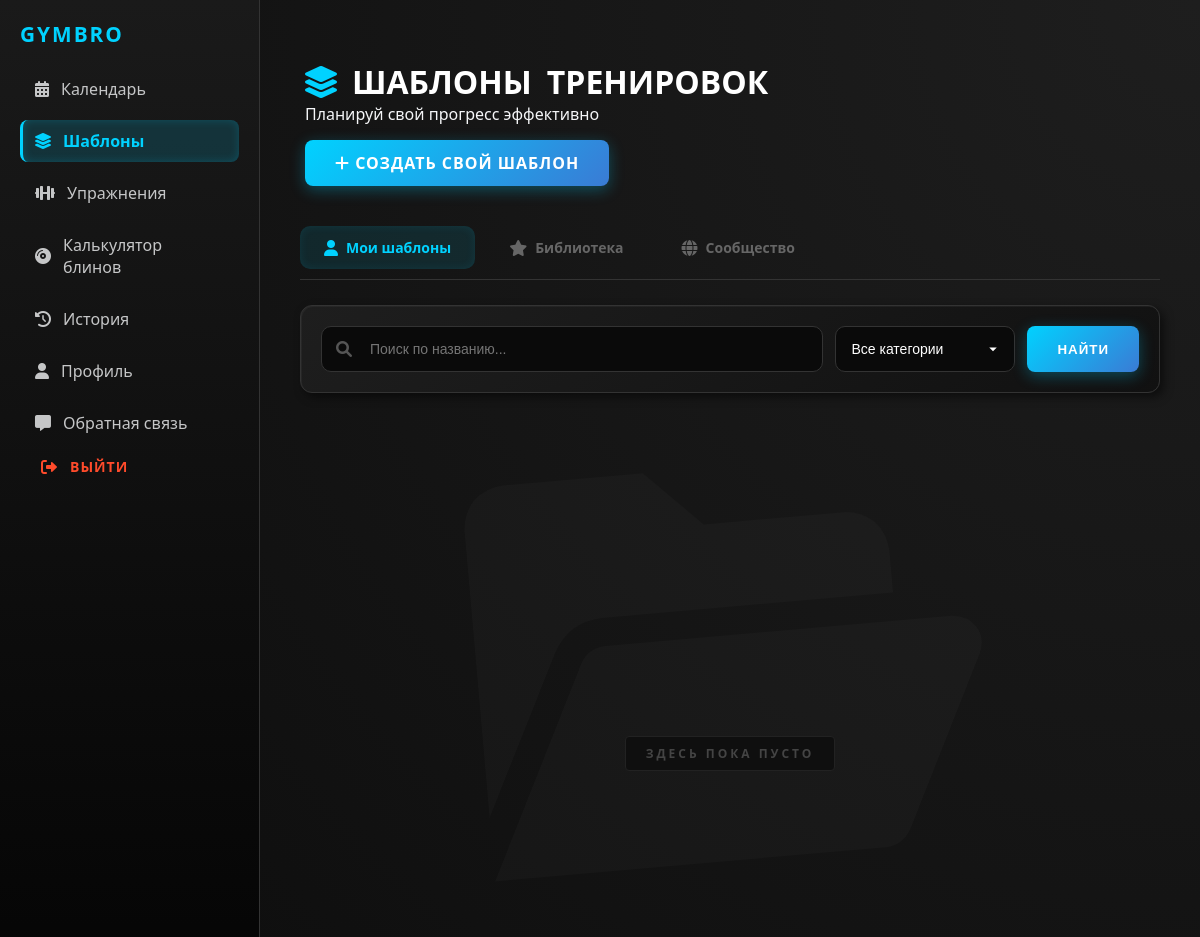
/web/templates (signed in), run on an earlier commit of the app's database.
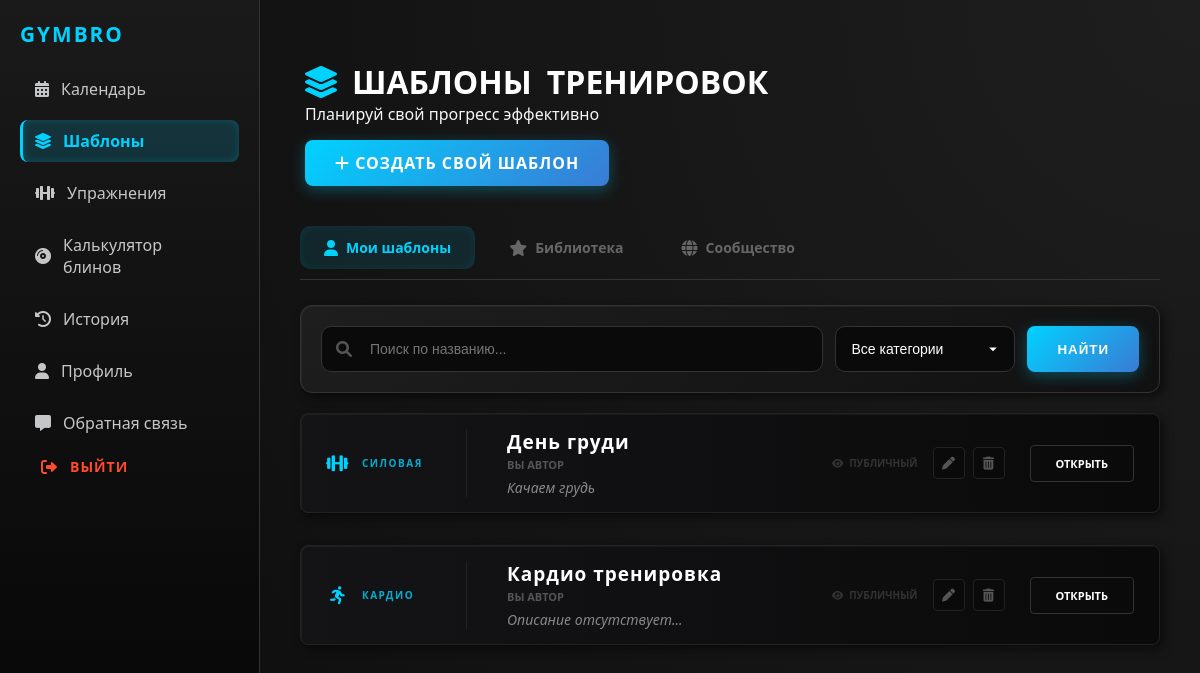
And on a later commit of the database.
### tables this page shows
CREATE TABLE workout_templates (
    id INTEGER PRIMARY KEY,
    user_id INTEGER,
    name TEXT NOT NULL,
    description TEXT,
    category TEXT,
    is_public INTEGER NOT NULL DEFAULT 0,
    FOREIGN KEY (user_id) REFERENCES users(id) ON DELETE CASCADE
);

### backend/main.py (the view)
@app.get("/web/templates", response_class=HTMLResponse, tags=["Web UI"])
async def get_templates_page(
    request: Request,
    search: str = Query(None),
    category: str = Query(None),
    view: str = Query("my")
):
    current_user_id = int(request.cookies.get("user_id", 0))
    conn = get_db_connection()
    cur = conn.cursor()
    if view == "app":
        condition = "wt.user_id = 1"
    elif view == "community":
        condition = f"wt.is_public = 1 AND wt.user_id != 1"
    else:
        condition = f"wt.user_id = {current_user_id}"
    query = f"SELECT wt.*, u.username as author_name FROM workout_templates wt LEFT JOIN users u ON wt.user_id = u.id WHERE {condition}"
    params = []
    if search:
        query += " AND LOWER(wt.name) LIKE LOWER(?)"
        params.append(f"%{search}%")
    if category and category != "Все":
        query += " AND wt.category = ?"
        params.append(category)
    cur.execute(query, params)
    templates_list = cur.fetchall()
    conn.close()
    return templates.TemplateResponse(
        request=request,
        name="templates_catalog.html",
        context={
            "templates": templates_list,
            "search_query": search,
            "selected_category": category,
            "current_view": view,
            "categories": ["Силовая", "Кардио", "Растяжка", "Йога"]
        }
    )

### frontend/templates/templates_catalog.html (shortened to what this page needs)
{% extends "base.html" %}
{% block content %}
<div class="catalog-header-box">
    <div class="title-section">
        <h1><i class="fas fa-layer-group"></i> ШАБЛОНЫ <span>ТРЕНИРОВОК</span></h1>
        <p class="subtitle">Планируй свой прогресс эффективно</p>
    </div>
    <a href="/web/templates/create" class="btn-jump create-template-btn">
        <i class="fas fa-plus"></i> Создать свой шаблон
    </a>
</div>
<div class="templates-tabs">
    <a href="/web/templates?view=my" class="tab-item {% if current_view == 'my' %}active{% endif %}">
        <i class="fas fa-user"></i> Мои шаблоны
    </a>
    <a href="/web/templates?view=app" class="tab-item {% if current_view == 'app' %}active{% endif %}">
        <i class="fas fa-star"></i> Библиотека
    </a>
    <a href="/web/templates?view=community" class="tab-item {% if current_view == 'community' %}active{% endif %}">
        <i class="fas fa-globe"></i> Сообщество
    </a>
</div>
<div class="search-section card-metallic">
    <form action="/web/templates" method="get" class="search-form-group">
        <div class="search-input-container">
            <i class="fas fa-search search-icon"></i>
            <input type="text" name="search" class="search-input" placeholder="Поиск по названию..." value="{{ search_query or '' }}">
        </div>
        <select name="category" class="category-select-styled">
            <option value="Все">Все категории</option>
        </select>
        <button type="submit" class="btn-jump">Найти</button>
    </form>
</div>
<div class="templates-grid">
    {% for t in templates %}
    <div class="template-card card-metallic">
        <div class="template-badge">
            {% if t.category == 'Силовая' %}
                <i class="fas fa-dumbbell"></i>
            {% elif t.category == 'Кардио' %}
                <i class="fas fa-running"></i>
            {% elif t.category == 'Растяжка' %}
                <i class="fas fa-child"></i>
            {% elif t.category == 'Йога' %}
                <i class="fas fa-spa"></i>
            {% else %}
                <i class="fas fa-fire"></i>
            {% endif %}
            <span>{{ t.category }}</span>
        </div>
        <div class="template-info">
            <h3>{{ t.name }}</h3>
            <p class="author">
                {% if current_view == 'my' %}Вы автор{% else %}Автор: {{ t.author_name or 'System' }}{% endif %}
            </p>
            <p class="desc">{{ t.description or 'Описание отсутствует...' }}</p>
        </div>
        <div class="template-footer">
            <a href="/web/templates/{{ t.id }}" class="btn-details-outline">Открыть</a>
            {% if current_view == 'my' %}
                <div class="author-controls">
                    <a href="/web/templates/edit/{{ t.id }}" class="btn-icon-action edit" title="Редактировать">
                        <i class="fas fa-pen"></i>
                    </a>
                    <a href="/web/templates/delete/{{ t.id }}"
                       class="btn-icon-action delete"
                       title="Удалить"
                       onclick="return confirm('Ты уверен, что хочешь безвозвратно удалить этот шаблон?')">
                        <i class="fas fa-trash-alt"></i>
                    </a>
                </div>
                <span class="visibility-status">
                    <i class="fas {% if t.is_public %}fa-eye{% else %}fa-eye-slash{% endif %}"></i>
                    {{ 'Публичный' if t.is_public else 'Приватный' }}
                </span>
            {% endif %}
        </div>
    </div>
    {% else %}
    <div class="empty-state">
        <i class="fas fa-folder-open"></i>
    </div>
    {% endfor %}
</div>
{% endblock %}

What changed in the data, as far as the page shows it:
added workout_templates: category "СИЛОВАЯ", name "День груди", description "Качаем грудь", is_public "ПУБЛИЧНЫЙ"
added workout_templates: category "КАРДИО", name "Кардио тренировка", description "Описание отсутствует...", is_public "ПУБЛИЧНЫЙ"
